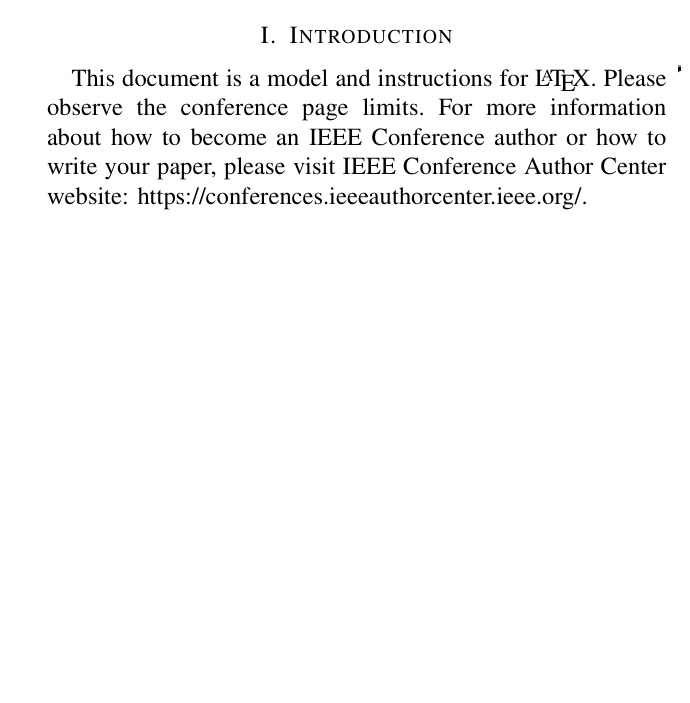
#> input picture OCR_doc_verifier/Untitled.jpg, 690 x 703 px, found by its file name
$ python run_pipeline.py
#> lines starting #> are read from the running program, lines starting #| are printed output that depends on the picture; after the words box and inside, x2 and y2 are one past the last pixel; in counts of white or black regions, pixels touching at a corner belong together
#> further down, original_image is the input picture: shape (703, 690, 3); min 0, max 255, mean 248.6
### OCR_doc_verifier/resize_img.py
import cv2

def resize_image(image, scale_percent=150):
#> called with scale_percent = 150
    width = int(image.shape[1] * scale_percent / 100)
#> width = 1035
    height = int(image.shape[0] * scale_percent / 100)
#> height = 1054
    resized = cv2.resize(image, (width, height), interpolation=cv2.INTER_LINEAR)
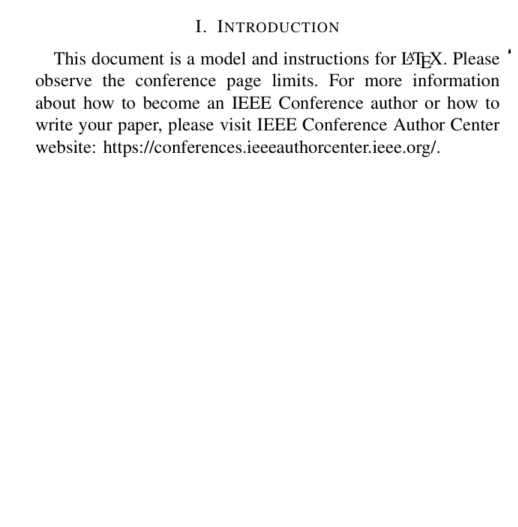
#> resized: shape (1054, 1035, 3) (shown at 1/2 size); min 0, max 255, mean 248.6
    return resized

### OCR_doc_verifier/load_img.py
from PIL import Image, ExifTags
import cv2
import numpy as np

def load_and_fix_orientation(image_path):
    img_pil = Image.open(image_path)

    # Fix orientation using EXIF (if present)
    try:
        for orientation in ExifTags.TAGS.keys():
            if ExifTags.TAGS[orientation] == 'Orientation':
                break
        exif = dict(img_pil._getexif().items())
#> exif = {274: 1}

        if exif.get(orientation) == 3:
            img_pil = img_pil.rotate(180, expand=True)
        elif exif.get(orientation) == 6:
            img_pil = img_pil.rotate(270, expand=True)
        elif exif.get(orientation) == 8:
            img_pil = img_pil.rotate(90, expand=True)
    except (AttributeError, KeyError, IndexError):
        # No EXIF data
        pass

    # Convert to OpenCV format
    img_cv = cv2.cvtColor(np.array(img_pil), cv2.COLOR_RGB2BGR)
    return img_cv

### OCR_doc_verifier/grayscal_img.py
import cv2

def convert_to_grayscale(image):
    gray = cv2.cvtColor(image, cv2.COLOR_BGR2GRAY)
    return gray

### OCR_doc_verifier/preprocessor.py
import cv2
import numpy as np

def preprocess_image(gray_image):
    # Contrast enhancement using CLAHE
    clahe = cv2.createCLAHE(clipLimit=2.0, tileGridSize=(8, 8))
    contrast = clahe.apply(gray_image)

    # Denoising
    denoised = cv2.fastNlMeansDenoising(contrast, h=30)

    # Adaptive thresholding
    adaptive = cv2.adaptiveThreshold(denoised, 255, cv2.ADAPTIVE_THRESH_GAUSSIAN_C,
                                     cv2.THRESH_BINARY, 11, 2)
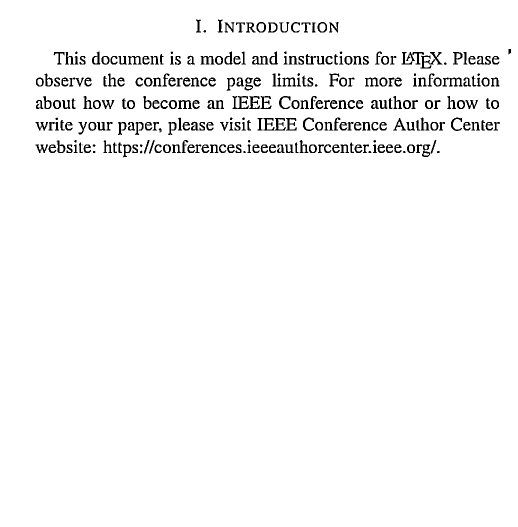
#> adaptive: shape (1054, 1035) (shown at 1/2 size); 96.8% white; 275 black regions (16 under 20 px), largest, box (x1, y1, x2, y2) and area: (841, 104, 885, 137) 461, (465, 192, 498, 218) 359, (885, 155, 925, 173) 313

    # Morphological operations
    kernel = np.ones((2, 2), np.uint8)
    morph = cv2.morphologyEx(adaptive, cv2.MORPH_CLOSE, kernel)
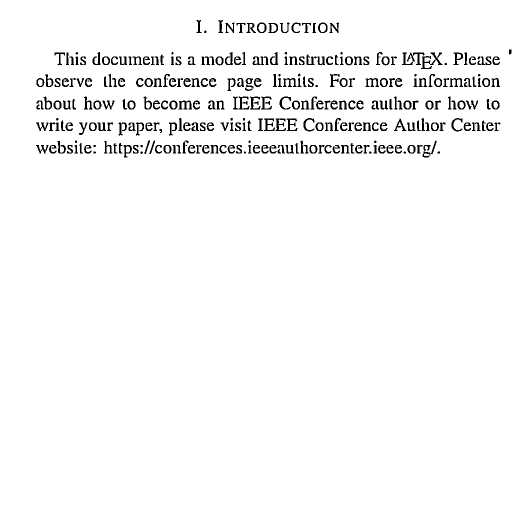
#> morph: shape (1054, 1035) (shown at 1/2 size); 96.8% white; 332 black regions (37 under 20 px), largest, box (x1, y1, x2, y2) and area: (842, 105, 885, 138) 449, (357, 201, 384, 219) 255, (551, 237, 572, 262) 239

    # Deskewing
    coords = np.column_stack(np.where(morph > 0))
#> coords = 1056133 pairs, first value 0 to 1053, second value 0 to 1034
    angle = cv2.minAreaRect(coords)[-1]
#> angle = -90
    if angle < -45:
        angle = -(90 + angle)
#> angle = 0
    else:
        angle = -angle

    (h, w) = morph.shape
#> h = 1054; w = 1035
    center = (w // 2, h // 2)
#> center = (517, 527)
    M = cv2.getRotationMatrix2D(center, angle, 1.0)
#> M = [[1, 0, 0], [0, 1, 0]]
    deskewed = cv2.warpAffine(morph, M, (w, h), flags=cv2.INTER_CUBIC, borderMode=cv2.BORDER_REPLICATE)

    return deskewed

### OCR_doc_verifier/extract_text.py
from PIL import Image
import pytesseract

def extract_text_from_image(opencv_image):
    pil_img = Image.fromarray(opencv_image)
   # config = r'--oem 3 --psm 6'
  #  text = pytesseract.image_to_string(pil_img, config=config)
#> (the run stopped early here; a loop or call above may not have finished)
